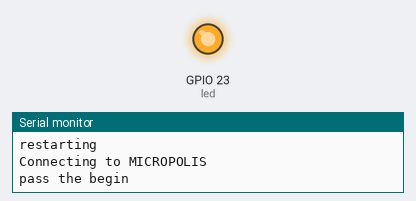
The sketch below on a simulated ESP32. Shown: output pins drawn as LEDs (lit = HIGH), the last lines printed to the serial monitor. No MQTT or app messages arrive unless stated. At 6.5 s the program puts the board to deep sleep or switches it off; the recording ends there.

Above: at 0.6 s.
At 5.6 s:
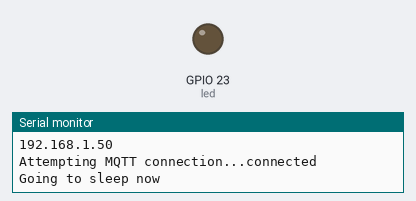
Timing chart, 0 to 6.5 s (numbered marks = the images above):
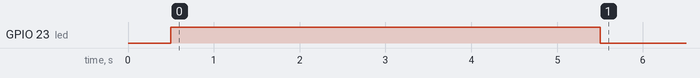

Measured:
- by itself, GPIO 23 (led): HIGH → LOW at 5.5 s

The sketch:

motion_sensor.ino
```cpp
#define timeSeconds 5
#include "soc/rtc_cntl_reg.h"
#include "soc/rtc.h"
#include "driver/rtc_io.h"

#define motionSensor_pin GPIO_NUM_27


// Set GPIOs for LED and PIR Motion Sensor
const int led = 23;
//const int motionSensor = 27;

char* state = "off";
// Timer: Auxiliary variables
unsigned long now = millis();
unsigned long lastTrigger = 0;
boolean startTimer = false;
RTC_DATA_ATTR int bootCount = 0;


#include "ESP_mqtt_wifi.h"
char* ssid = "MICROPOLIS";
char* password = "Micropolis@212";
char* mqtt_server = "10.20.0.31";
int mqtt_port = 1883;
char* sensor_id = "Mo45123";

String MQTT_message = String("{id:" + String(sensor_id) + ",status: Motion Detected}");
const char* payload = MQTT_message.c_str();


void setup() {
    // Serial port for debugging purposes
    Serial.begin(115200);
    // PIR Motion Sensor mode INPUT_PULLUP
    pinMode(motionSensor_pin, INPUT_PULLUP);
    // Set motionSensor pin as interrupt, assign interrupt function and set RISING mode
    // Set LED to LOW
    pinMode(led, OUTPUT);
    digitalWrite(led, LOW);
    delay(500);
    digitalWrite(led, HIGH);
    startTimer = true;
    lastTrigger = millis();

    //rtc_gpio_init(pin);
    //rtc_gpio_set_direction(pin, RTC_GPIO_MODE_INPUT_ONLY); \
    //rtc_gpio_pulldown_en(pin);
    //rtc_gpio_pullup_en(pin);
    //gpio_deep_sleep_hold_en();

    if (!bootCount)
    {
        Serial.println("restarting");
        bootCount++;
    }
    else {
        Serial.println("Motion detected");
    }
    setup_wifi(ssid, password);
    set_mqtt_server(mqtt_server, mqtt_port);
    reconnect();

}

void loop() {
    now = millis();
    // Turn off the LED after the number of seconds defined in the timeSeconds variable
    if (startTimer && (now - lastTrigger > (timeSeconds * 1000))) {
        digitalWrite(led, LOW);
        startTimer = false;
        if (bootCount)
        {
            mqtt_publish("Micropolis/motion_sensor", payload);
        }

        esp_sleep_enable_ext0_wakeup(motionSensor_pin, 1); //1 = High, 0 = Low
        //rtc_gpio_hold_en(pin); // enable hold for the RTC GPIO port
        gpio_hold_en(motionSensor_pin);
        gpio_deep_sleep_hold_en();
        Serial.println("Going to sleep now");
        delay(1000);
        esp_deep_sleep_start();
    }
}
```
